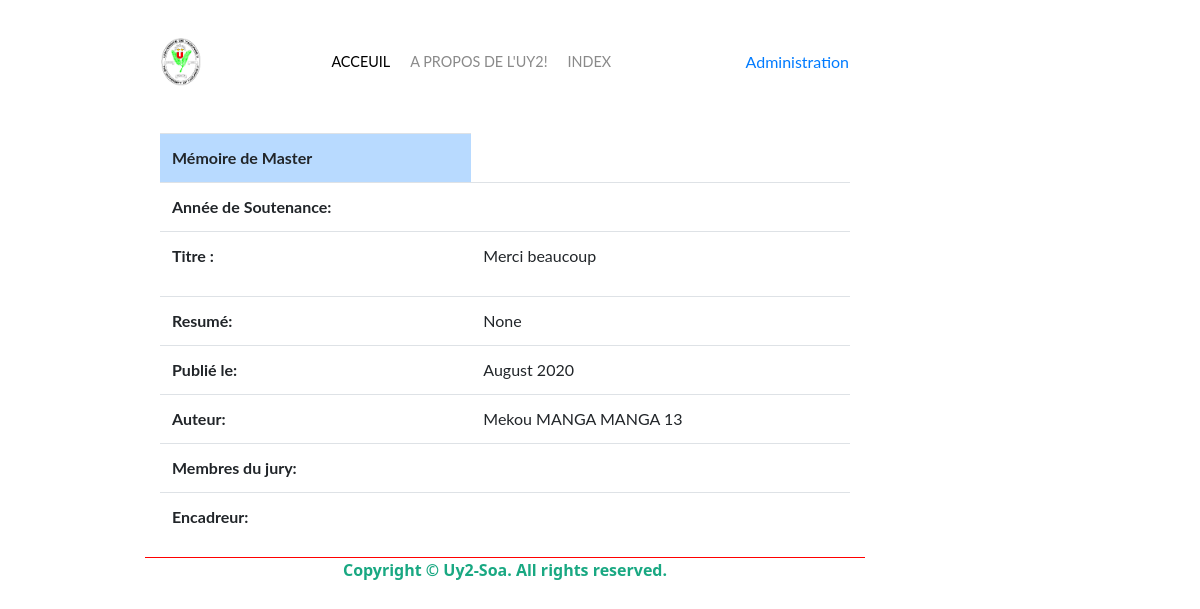
/index/16/, run on the app's committed database.
### main/models.py (models this page shows, shortened)
class Document(models.Model):
    class Meta:
        ordering = (
            '-date_soutenance', 'titre_doc'
        )
    fsjp = 'FSJP'
    fseg = 'FSEG'
    ETABLISSEMENT_CHOICES = [
        (fsjp, 'Faculté des Sciences Juridiques et Politiques'),
        (fseg, 'Faculté des Sciences Economiques et de Gestion'),
    ]
    master = 'MAS'
    doctorat = 'DOC'
    TYPE_DIPLOMES = [
        (master, 'Mémoire de Master'),
        (doctorat, 'Thèse de Doctorat'),
    ]
    acca = 'ACC'
    pro = 'PRO'
    TYPE_FORMATION = [
        (acca, 'Formation Académique'),
        (pro, 'Formation professionnelle'),
    ]
    type_doc = models.CharField(
        max_length=3, choices=TYPE_DIPLOMES, default=master, null=True)
    titre_doc = models.CharField(max_length=50, null=False)
    resume_doc = models.TextField(null=True)
    date_selection = models.DateField(
        'Date de Selection', null=True, blank=True)
    pub_date = models.DateTimeField(
        'Date de Publication ', null=True, default=timezone.now)
    est_soutenu = models.BooleanField(default=False)
    date_soutenance = models.DateField(
        'Date de Soutenance', null=True, blank=True)
    note_soutenance = models.DecimalField(
        max_digits=4, decimal_places=2, null=True, blank=True)
    auteur = models.ForeignKey(Etudiant, on_delete=models.CASCADE)
    etablissement = models.CharField(
        max_length=6, choices=ETABLISSEMENT_CHOICES, default=fseg, null=True)
    type_formation = models.CharField(
        max_length=3, choices=TYPE_FORMATION, default=acca, null=True)
    filiere = models.CharField(max_length=20, null=True)
    jury = models.ManyToManyField(Enseignant, related_name="jury")
    encadreur = models.ManyToManyField(Enseignant, related_name="encadreur")
    fichier = models.FileField(upload_to='uploads/docs', null=True, blank=True)

class Etudiant(models.Model):
    etudiant = models.ForeignKey(Personne, on_delete=models.CASCADE)
    matricule = models.CharField(max_length=10)
    def __str__(self):
        return f"{self.etudiant}"

class Personne(models.Model):
    nom_complet = models.CharField(max_length=60)
    class Meta:
        ordering = (
            'nom_complet',
        )
    def __str__(self):
        return f"{self.nom_complet}"

### main/views.py (the view)
# urls.py: path('index/<int:pk>/', views.DocumentsDetailView.as_view(),
class DocumentsDetailView(generic.DetailView):  # P656
    model = m.Document
    template_name = 'main/docs/details_document.html'
    def get_queryset(self):
        return m.Document.objects.filter(
            pub_date__lte=timezone.now(),
            pub_date__gt=timezone.now() - datetime.timedelta(m.LIMIT_DAYS),
        )

### main/templates/main/docs/details_document.html (shortened to what this page needs)
{% extends "../base_list.html" %}
{% block content  %}
<br/>
<div class="table-responsive">
<table class="table">
    <tr class="table-primary">
      <th>{{ document.get_type_doc_display }}</th>
    </tr>
    <tr class="table-default">
      <th>Année de Soutenance:</th>
      <td>{{ document.annee_soutenance }}</td>
    </tr>
    <tr class="table-default">
      <th>Titre : </th>
      <td>{{ document.titre_doc|linebreaks }}</td>
    </tr>
    <tr class="table-default">
      <th>Resumé: </th>
      <td>{{ document.resume_doc }}</td>
    </tr>
    <tr class="table-default">
      <th>Publié le: </th>
      <td>{{ document.pub_date|date:"F Y" }}</td>
    </tr>
    <tr class="table-default">
      <th>Auteur: </th>
      <td>{{ document.auteur }}</td>
    </tr>
    <tr class="table-default">
      <th>Membres du jury: </th>
      <td><ul>
      </td></ul>
    </tr>
    <tr class="table-default">
      <th>Encadreur: </th>
      <td><ul>
      </td></ul>
    </tr>
  </table>
</div>
{% endblock content  %}

### static/css/corps.css (style rules this page uses)
.body-court { font-family: "Lato", sans-serif; margin: 25px; width: 80%; padding-left: 10%; padding-right: 10%; }

### data on the page
Document: type_doc "Mémoire de Master", titre_doc "Merci beaucoup", resume_doc "None", pub_date "August 2020", auteur "Mekou MANGA MANGA 13"
